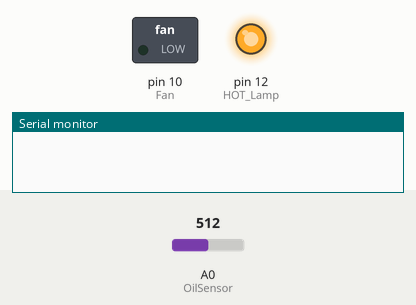
Simulated run of this sketch. Board: Arduino Uno, built with avr-gcc and run on an emulated ATmega328P. On the bench: switched loads named in the sketch (green lamp = pin HIGH), output pins drawn as LEDs (lit = HIGH), the last lines printed to the serial monitor. The inputs (shaded band) are chosen by the test bench; at power-on: A0 (OilSensor) = 512.

Above: at 0.1 s.
At 4.2 s:
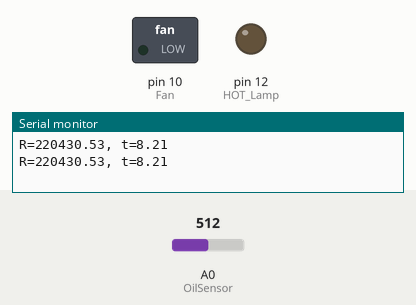
4.3 s: A0 (OilSensor) set to 1013
5.8 s: A0 (OilSensor) set to 1023
Timing chart, 0 to 8.8 s (numbered marks = the images above; inputs shaded):
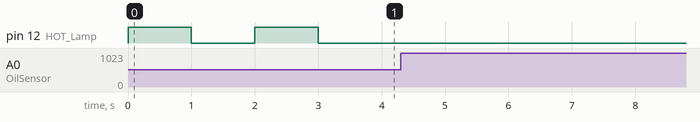

The sketch:

KochabECU_Alpha.ino
```cpp
#define NTC 3950              // ntc coef
#define RESISTOR 220000       // resistor value
#define THERMISTOR 100000     // thermistor initial value, 100 k
#define REF_TEMP 25           // température nominale

#define OilSensor A0          //Input used to monitor oil temp

void setup() {
  Serial.begin(9600);          // Used for debuging
  pinMode(OilSensor, INPUT);   //Thermistor
  pinMode(12, OUTPUT);         //HOT Lamp
  pinMode(10, OUTPUT);         //Fan

  digitalWrite(12, HIGH);
  delay (1000);
  digitalWrite(12, LOW);
  delay (1000);
  digitalWrite(12, HIGH);
  delay (1000);
  digitalWrite(12, LOW);
}

void loop() {
  int t = analogRead(OilSensor);
  float tr = 1023.0 / t - 1;
  tr = RESISTOR / tr;
  Serial.print("R=");
  Serial.print(tr);
  Serial.print(", t=");

  float steinhart;               //Steinhart-Hart mathematic formula
  steinhart = tr / THERMISTOR;
  steinhart = log(steinhart);
  steinhart /= NTC;
  steinhart += 1.0 / (REF_TEMP + 273.15);
  steinhart = 1.0 / steinhart;
  steinhart -= 273.15;
  Serial.println(steinhart);

  if (steinhart < 115 ) {      //If temp is OK
    digitalWrite(10, LOW);
    digitalWrite(12, LOW);
  }
  if ((steinhart >= 123) and (steinhart < 143)) {      //Need Fan ?
    digitalWrite(10, HIGH);
    digitalWrite(12, LOW);
  }
if (steinhart >= 143) {        //Warning Fan + Hot Lamp
    digitalWrite(10, HIGH);
    digitalWrite(12, HIGH);
  }
  delay(1000);
}
```
